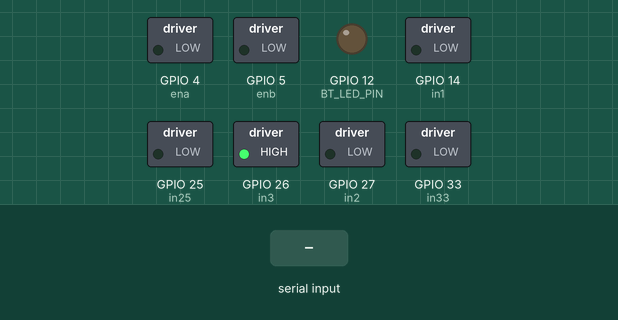
A sketch run on a simulated ESP32. Parts: switched loads named in the sketch (green lamp = pin HIGH), output pins drawn as LEDs (lit = HIGH). Inputs (shaded band) come from the test bench. Nothing arrives over Bluetooth unless stated; what the sketch prints to the serial monitor is not drawn.

Above: at 1.2 s.
1.3 s: "O" received over the second serial link
At 1.9 s:
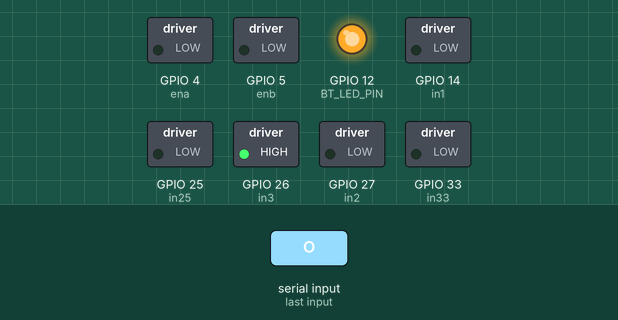
2.8 s: "S" received over the second serial link
At 3.4 s:
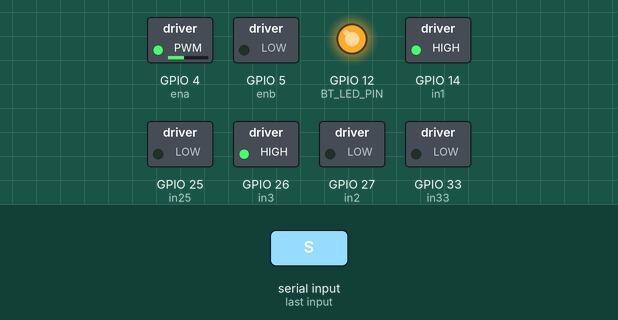
4.3 s: "C" received over the second serial link
At 5.4 s:
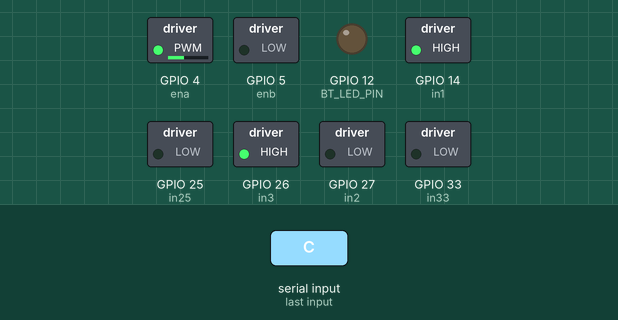
5.8 s: "H" received over the second serial link
At 6.9 s:
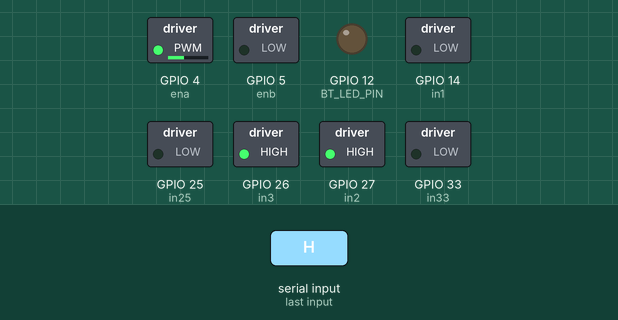
7.3 s: "F" received over the second serial link
At 8.1 s:
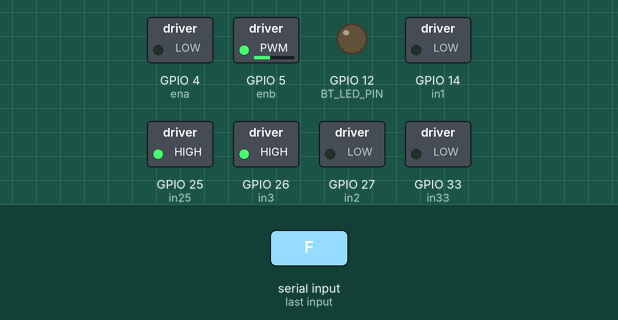
8.8 s: "B" received over the second serial link
At 9.2 s:
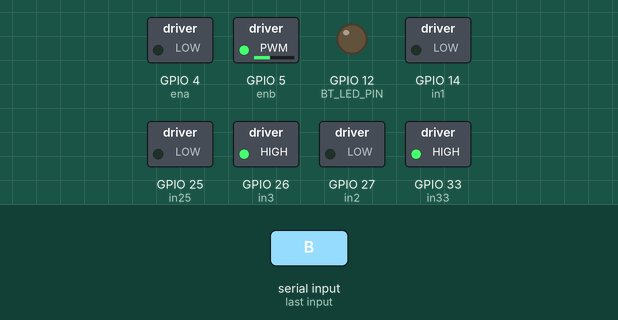
Timing chart, 0 to 11.3 s (numbered marks = the images above; inputs shaded):
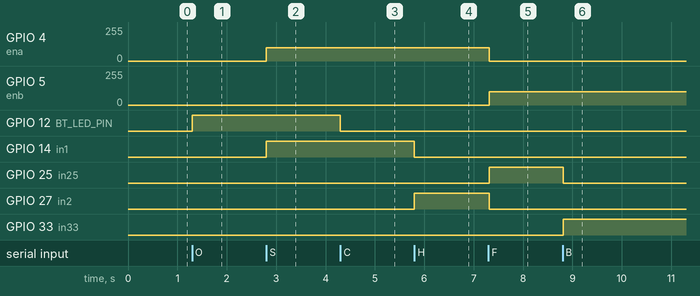

The sketch:

Motor02.ino
```cpp
#include "BluetoothSerial.h"

#define in1  14
#define in2  27
#define in3  26
#define ena  4
#define in25  25
#define in33  33
#define enb  5
#define BT_LED_PIN 12

BluetoothSerial BT;

void handleBluetoothCommand(char cmd);
void support(int speed);
void huggingAction(int speed);
void goForward(int speed);
void goBackward(int speed);
void stopMotors();
void bluetoothOpenLED();
void bluetoothCloseLED();


int myPMW = 200;
int value = 0;

// 储存蓝牙收到的指令
char bluetoothCommand = 0;


void setup() {
  // put your setup code here, to run once:
  Serial.begin(9600);
  BT.begin("ESP32_Device");

  // 将所有相关引脚设置为输出模式
  int motorPins[] = {in1, in2, in3, ena,in25, in33, enb,BT_LED_PIN};

  for(int pin:motorPins){
    pinMode(pin, OUTPUT);
  }

  digitalWrite(in3,HIGH);  // TB6612 STBY启用，使能输出；
}

void loop() {
  // 随时检查蓝牙串口是否有新指令
  if(BT.available()){
    bluetoothCommand = BT.read();
    handleBluetoothCommand(bluetoothCommand);
  }

}

// =============================================================
// ==                 蓝牙指令处理函数                        ==
// =============================================================

void handleBluetoothCommand(char cmd){
  Serial.print("BT Command: ");Serial.println(cmd);

  int speed = 100;  // 遥控模式下PWM速度
  switch (cmd){
    case 'O' : bluetoothOpenLED(); break;
    case 'C' : bluetoothCloseLED(); break;
    case 'S' : support(speed); break;
    case 'H' : huggingAction(speed); break;
    case 'F' : goForward(speed); break;
    case 'B' : goBackward(speed); break;
    case 'P' : stopMotors(); break;
  }

}

// =============================================================
// ==          电机底层驱动函数             ==
// =============================================================

void setMotorPWM(int supportPwm, int actuatorPwm){
  const int minPwm = 80;  //电机最小启动PWM值；

  //---处理支撑臂电机----
  int acturalSupportPwm = abs(supportPwm);
  // 如果PWM值太小，直接置为0
  if (acturalSupportPwm < minPwm){
    acturalSupportPwm = 0;
    Serial.println("实际PWM值小于支撑电机最小启动PWM，PWM置为0");
  }

  if (supportPwm > minPwm){
    digitalWrite(in1,HIGH);  digitalWrite(in2,LOW);
  }else if(supportPwm < -minPwm){
    digitalWrite(in1,LOW );  digitalWrite(in2,HIGH);
  }else {
    digitalWrite(in1,LOW);  digitalWrite(in2,LOW);
  }
  analogWrite(ena,constrain(acturalSupportPwm, 0, 225));


  //---处理驱动电机----
  int actualActuatorPwm = abs(actuatorPwm);
  // 如果PWM值太小，直接置为0
  if (actualActuatorPwm < minPwm){
    actualActuatorPwm = 0;
    Serial.println("实际PWM值小于驱动电机最小启动PWM，PWM置为0");
  }

  if (actuatorPwm > minPwm){
  digitalWrite(in25,HIGH);  digitalWrite(in33,LOW);
  }else if(actuatorPwm < -minPwm){
    digitalWrite(in25,LOW );  digitalWrite(in33,HIGH);
  }else {
    digitalWrite(in25,LOW);  digitalWrite(in33,LOW);
  }
  analogWrite(enb,constrain(actualActuatorPwm, 0, 225));
}

// 支撑动作；
// setMotorPWM(支撑速度，移动速度)
void support(int speed){
  setMotorPWM(speed,0);
}

// 抱合动作
void huggingAction(int speed){
  setMotorPWM(-speed,0);
}

void goForward(int speed){ // 前进
  setMotorPWM(0,speed);
}

void goBackward(int speed){ // 后退
  setMotorPWM(0,-speed);
}

void stopMotors(){ // 停止；
  setMotorPWM(0,0);
}

//------------------------------------------
//----         蓝牙测试指示灯      --------
//------------------------------------------

void bluetoothOpenLED(){
  digitalWrite(BT_LED_PIN,HIGH);
}

void bluetoothCloseLED(){
  digitalWrite(BT_LED_PIN,LOW);
}
```

Measured:
- after the input at 1.3 s, GPIO 12 (BT_LED_PIN): LOW → HIGH at once
- after the input at 2.8 s, GPIO 4 (ena): 0/255 → 100/255 at once; GPIO 14 (in1): LOW → HIGH at once
- after the input at 4.3 s, GPIO 12 (BT_LED_PIN): HIGH → LOW at once
- after the input at 5.8 s, GPIO 14 (in1): HIGH → LOW at once; GPIO 27 (in2): LOW → HIGH at once
- after the input at 7.3 s, GPIO 4 (ena): 100/255 → 0/255 at once; GPIO 5 (enb): 0/255 → 100/255 at once; GPIO 25 (in25): LOW → HIGH at once; GPIO 27 (in2): HIGH → LOW at once
- after the input at 8.8 s, GPIO 25 (in25): HIGH → LOW at once; GPIO 33 (in33): LOW → HIGH at once
